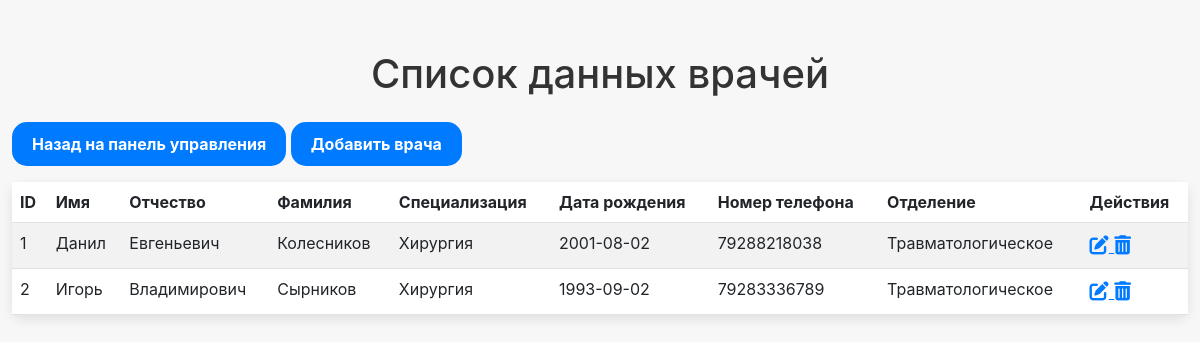
Page /view_doctors on the committed database.
### app/models.py (models this page shows)
class Doctor(db.Model):
    __tablename__ = 'doctors'
    doctor_id = db.Column(db.Integer, primary_key=True)
    user_id = db.Column(db.Integer, db.ForeignKey('users.user_id'), nullable=False)
    first_name = db.Column(db.String(50), nullable=False)
    middle_name = db.Column(db.String(50))  # Отчество
    last_name = db.Column(db.String(50), nullable=False)
    specialization = db.Column(db.String(100), nullable=False)
    birth_date = db.Column(db.Date, nullable=False)
    phone_number = db.Column(db.String(20))
    department_id = db.Column(db.Integer, db.ForeignKey('departments.department_id'))
    user = db.relationship('User', backref=db.backref('doctor', uselist=False))
    department = db.relationship('Department', backref='doctors')

class Department(db.Model):
    __tablename__ = 'departments'
    department_id = db.Column(db.Integer, primary_key=True)
    name = db.Column(db.String(100), nullable=False)
    location = db.Column(db.String(100))
    phone_number = db.Column(db.String(20))

### app/doctors.py (the view)
    @app.route('/view_doctors')
    def view_doctors():
        doctors = Doctor.query.all()
        return render_template('view_doctors.html', doctors=doctors)

### app/doctors.py (called while the page is built)
def view_doctors(app):
    @app.route('/view_doctors')
    def view_doctors():
        doctors = Doctor.query.all()
        return render_template('view_doctors.html', doctors=doctors)

### app/templates/view_doctors.html (shortened to what this page needs)
<!DOCTYPE html>
<html lang="ru">
<head>
    <link rel="stylesheet" href="https://cdnjs.cloudflare.com/ajax/libs/bootstrap/5.3.0-alpha1/css/bootstrap.min.css">
    <link rel="stylesheet" href="https://cdnjs.cloudflare.com/ajax/libs/font-awesome/6.0.0-beta3/css/all.min.css">
</head>
<body>
<div class="container">
    <h1 class="text-center mb-4">Список данных врачей</h1>
    <a href="{{ url_for('dashboard') }}" class="btn btn-primary mb-3">Назад на панель управления</a>
    <a href="{{ url_for('add_doctor') }}" class="btn btn-primary mb-3">Добавить врача</a>
    <table class="table table-striped">
        <thead>
            <tr>
                <th>ID</th>
                <th>Имя</th>
                <th>Отчество</th>
                <th>Фамилия</th>
                <th>Специализация</th>
                <th>Дата рождения</th>
                <th>Номер телефона</th>
                <th>Отделение</th>
                <th>Действия</th>
            </tr>
        </thead>
        <tbody>
            {% for doctor in doctors %}
            <tr>
                <td>{{ doctor.doctor_id }}</td>
                <td>{{ doctor.first_name }}</td>
                <td>{{ doctor.middle_name }}</td>
                <td>{{ doctor.last_name }}</td>
                <td>{{ doctor.specialization }}</td>
                <td>{{ doctor.birth_date }}</td>
                <td>{{ doctor.phone_number }}</td>
                <td>{{ doctor.department.name }}</td>
                <td>
                    <a href="{{ url_for('edit_doctor', doctor_id=doctor.doctor_id) }}" class="action-btn">
                        <i class="fas fa-edit"></i>
                    </a>
                    <form action="{{ url_for('delete_doctor', doctor_id=doctor.doctor_id) }}" method="POST" style="display:inline;">
                        <button type="submit" class="action-btn" onclick="return confirm('Вы уверены, что хотите удалить этого врача?')">
                            <i class="fas fa-trash-alt"></i>
                        </button>
                    </form>
                </td>
            </tr>
            {% endfor %}
        </tbody>
    </table>
</div>
</body>
</html>

### app/templates/view_doctors.html (style rules this page uses)
body { background-color: #f7f7f7; font-family: -apple-system, BlinkMacSystemFont, "San Francisco", "Helvetica Neue", sans-serif; color: #333; }
.container { margin-top: 50px; max-width: 1200px; }
.table { background-color: #fff; border-radius: 10px; box-shadow: 0 4px 12px rgba(0, 0, 0, 0.1); }
.btn { border-radius: 15px; padding: 10px 20px; background-color: #007aff; border: none; color: #fff; font-weight: bold; }
.action-btn { border: none; background: none; color: #007aff; font-size: 1.2rem; padding: 0; margin: 0; }

### rows in the picture
Doctor: doctor_id "1", first_name "Данил", middle_name "Евгеньевич", last_name "Колесников", specialization "Хирургия", birth_date "2001-08-02", phone_number "79288218038", department.name "Травматологическое"
Doctor: doctor_id "2", first_name "Игорь", middle_name "Владимирович", last_name "Сырников", specialization "Хирургия", birth_date "1993-09-02", phone_number "79283336789", department.name "Травматологическое"
